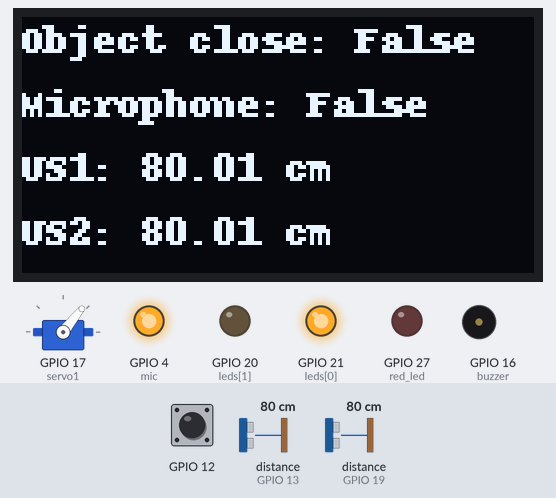
Bench run of a program on a simulated Raspberry Pi (BCM pin numbers). Parts: 128×64 one-colour display, servo, output pins drawn as LEDs (lit = HIGH), buzzer (waves = sounding, pin HIGH). The inputs (shaded band) are chosen by the test bench; at power-on: distance to the obstacle (sensors on GPIO 13, GPIO 19) 80 cm, GPIO 12 LOW. The echo pulse lasts 58.3 µs per cm; the clock reads 2024-03-15 10:24:30 at power-on unless the program sets it; web requests get an empty 200 reply after 0.4 s; servo angles are drawn from the pulse width (0.5 ms = 0°, 2.5 ms = 180°); threads take turns every 2 ms; pins used as bus, display or sensor lines are not drawn; what the program prints to the terminal is not drawn.

Above: at 1.5 s.
1.6 s: distance to the obstacle (sensor on GPIO 13) set to 16 cm
At 3.6 s:
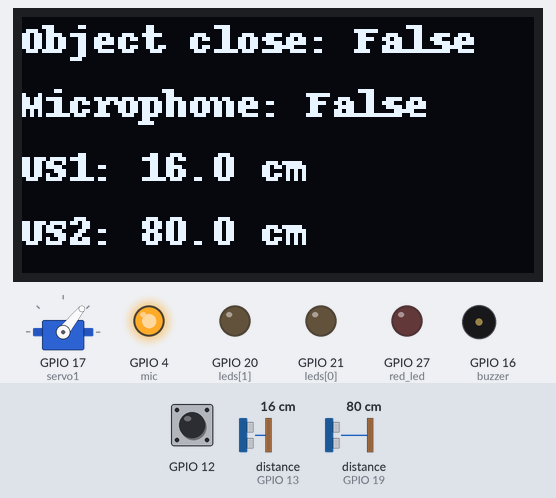
3.7 s: distance to the obstacle (sensor on GPIO 13) set to 12 cm
At 5.6 s:
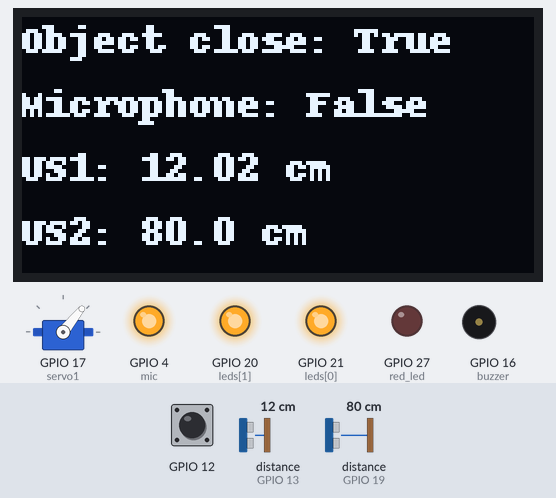
8.0 s: GPIO 12 pulled HIGH for 1.8 s
At 10.2 s:
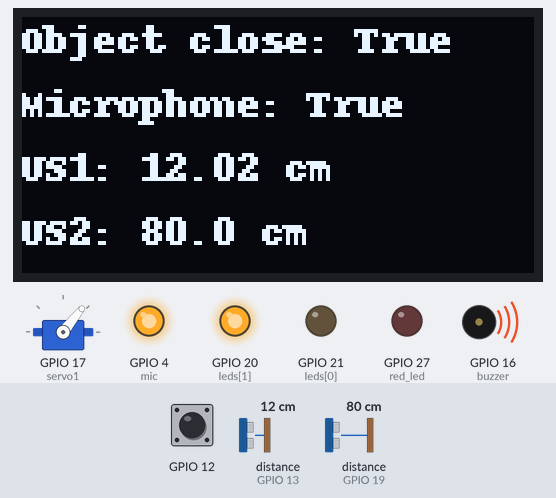
12.3 s: GPIO 12 pulled HIGH for 1.8 s
At 14.6 s:
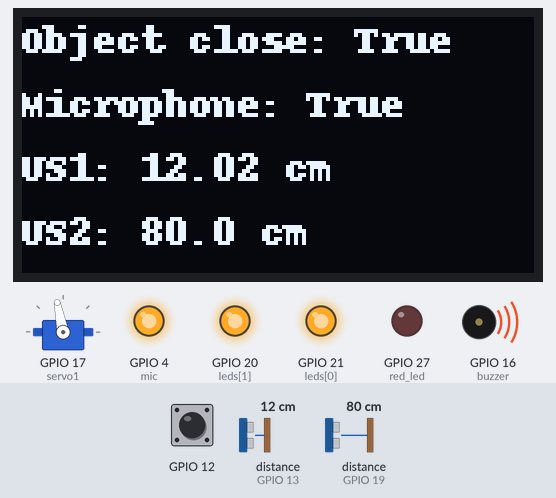
15.6 s: distance to the obstacle (sensor on GPIO 19) set to 2 cm
At 17.7 s:
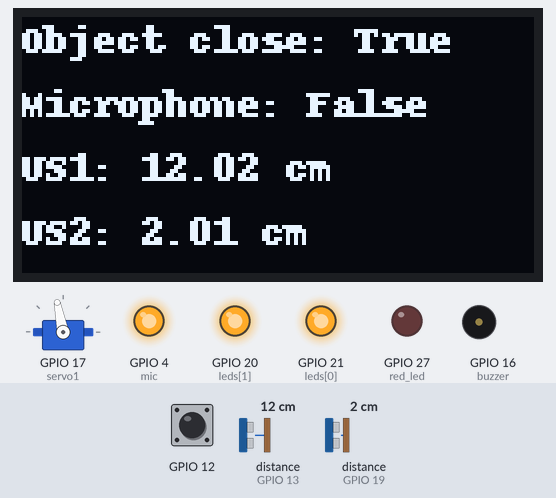
20.3 s: distance to the obstacle (sensor on GPIO 19) set to 4 cm
At 22.2 s:
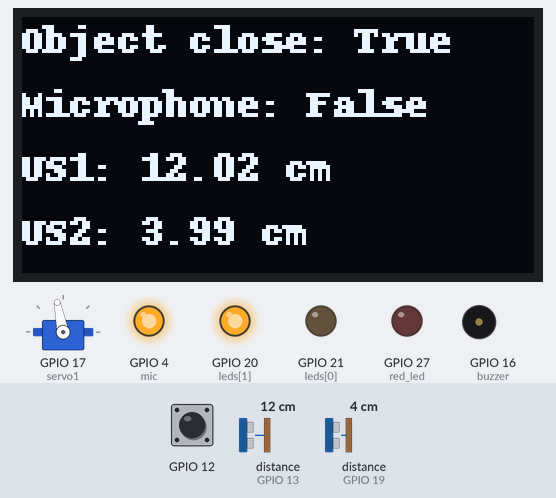
Timing chart, 0 to 24.1 s (numbered marks = the images above; inputs shaded):
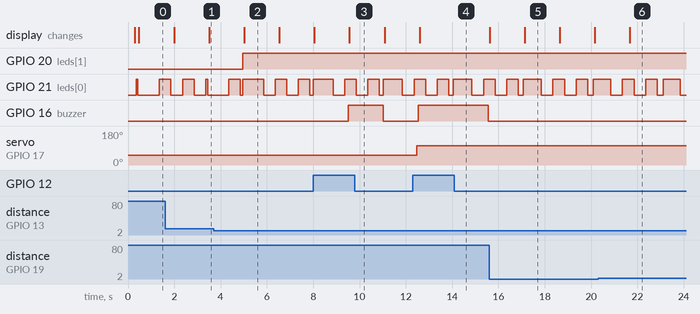

The program:

main.py
```python
import RPi.GPIO as GPIO
import time
import threading

import requests
import json

import motor, microphone, display, ultrasonic

CURR = 0
URL = "localhost:8080/ocitanja"
# URL = "http://192.168.0.52:8080/ocitanja"

GPIO.setmode(GPIO.BCM)
GPIO.setwarnings(False)

leds = [21, 20] # green, red
GPIO.setup(leds,GPIO.OUT)
GPIO.output(leds, GPIO.LOW)

# ultrazvuk 1
GPIO.setup([13, 19], GPIO.IN)
# ultrazvuk 2
GPIO.setup([6, 26], GPIO.OUT)

def status_led(led):
	active = False
	while True:
		GPIO.output(led, active := not(active))
		time.sleep(0.5)

def close_led(us_1, us_2):
	if us_1 < 15 or us_2 < 15:
		GPIO.output(leds, GPIO.HIGH)
		return True
	GPIO.output(leds, GPIO.LOW)
	return False

def send_data(data):
	try:
		response = requests.post(URL, data=json.dumps(data), timeout=0.5)
		if response.status_code == 201:
			# print(f"Uspješno poslan zahtjev: {response.json()}")
			return True
	except requests.exceptions.RequestException as e:
		# print(f"Greška: {e}\nStatus: {response.status_code}")
		return False

def rakija(number):
    return 1000 if number > 1000 else number

def main():
	global CURR
	count = 8
	while True:
		for _ in range(count):
			motor.right()
			us_1 = rakija(ultrasonic.sensor_data(6, 13))
			us_2 = rakija(ultrasonic.sensor_data(26, 19))

			close = close_led(us_1, us_2)
			mic = microphone.lisen()

			info = [f"Object close: {close}", f"Microphone: {mic}" ,f"US1: {us_1} cm", f"US2: {us_2} cm"]
			print(*info)
			display.display_image(info)

			json_data = {
				"datum": time.strftime("%m-%d %H:%M:%S"),
				"us_1": us_1,
				"us_2": us_2,
				"red": int(close),
				"buzzer": int(mic)
			}
			send_data(json_data)

			CURR += 1
			time.sleep(1)


		for _ in range(count):
			motor.left()
			us_1 = rakija(ultrasonic.sensor_data(6, 13))
			us_2 = rakija(ultrasonic.sensor_data(26, 19))

			close = close_led(us_1, us_2)
			mic = microphone.lisen()

			info = [f"Object close: {close}", f"Microphone: {mic}" ,f"US1: {us_1} cm", f"US2: {us_2} cm"]
			print(*info)
			display.display_image(info)

			json_data = {
				"datum": time.strftime("%m-%d %H:%M:%S"),
				# "datum": time.strftime("%Y-%m-%d %H:%M:%S"),
				"us_1": us_1,
				"us_2": us_2,
				"red": int(close),
				"buzzer": int(mic)
			}
			send_data(json_data)


			CURR -= 1
			time.sleep(1)


def setup():
	thread_main = threading.Thread(target=main)
	thread_status = threading.Thread(target=status_led, args=(21,))
	# thread_mic = threading.Thread(target=microphone.lisen)

	thread_main.start()
	thread_status.start()
	# thread_mic.start()

	thread_main.join()
	thread_status.join()
	# thread_mic.join()

if __name__ == "__main__":
	try:
		setup()
	finally:
		print("Cleaning up")
		if CURR > 0:
			for i in range(CURR):
				motor.left()
				time.sleep(0.5)
		else:
			for i in range(abs(CURR)):
				motor.right()
				time.sleep(0.5)
		display.clear_screen()
		GPIO.cleanup()


"""
2 LEDs
2 Ultrasonics
Motor
Buzzer
OLED Display
Microphone
"""
```

motor.py
```python
import RPi.GPIO as GPIO
import time

# Set GPIO numbering mode
GPIO.setmode(GPIO.BCM)
red_led = 27
mic = 4

# Set pin 11 as an output, and define as servo1 as PWM pin
GPIO.setup(17,GPIO.OUT)
GPIO.setup(red_led,GPIO.OUT)
GPIO.setup(mic,GPIO.IN, pull_up_down=GPIO.PUD_DOWN)

servo1 = GPIO.PWM(17,50) # pin 11 for servo1, pulse 50Hz

GPIO.output(red_led, GPIO.LOW)

# Start PWM running, with value of 0 (pulse off)
servo1.start(0)
current = 0

def left():
	servo1.ChangeDutyCycle(2+(110/18))
	time.sleep(0.05)
	servo1.ChangeDutyCycle(0)


def right():
	servo1.ChangeDutyCycle(2+(60/18))
	time.sleep(0.05)
	servo1.ChangeDutyCycle(0)
```

microphone.py
```python
import RPi.GPIO as GPIO
import time

mic = 12
buzzer = 16
GPIO.setmode(GPIO.BCM)
GPIO.setwarnings(False)

GPIO.setup(mic,GPIO.IN, pull_up_down=GPIO.PUD_DOWN)
GPIO.setup(buzzer,GPIO.OUT)

def lisen():
	sound = GPIO.input(mic)
	if sound:
		GPIO.output(buzzer, GPIO.HIGH)
		return True
	GPIO.output(buzzer, GPIO.LOW)
	return False

if __name__ == "__main__":
	while True:
		lisen()
		time.sleep(0.5)
```

display.py
```python
import time
import board
# import gpiozero
import RPi.GPIO as GPIO

from PIL import Image, ImageDraw, ImageFont
import adafruit_ssd1306

# Use gpiozero to control the reset pin
# oled_reset_pin = gpiozero.OutputDevice(4, active_high=False)  # GPIO 4 for reset, active low

RESET_PIN = 4
GPIO.setmode(GPIO.BCM)
GPIO.setup(RESET_PIN, GPIO.OUT)

global draw, oled

# Display Parameters
WIDTH = 128
HEIGHT = 64
BORDER = 5

# Display Refresh
LOOPTIME = 1.0

# Use I2C for communication
i2c = board.I2C()

# Manually reset the display (high -> low -> high for reset pulse)

def reset_oled():
    GPIO.output(RESET_PIN, GPIO.LOW)
    time.sleep(0.1)  # Čekanje 100ms
    GPIO.output(RESET_PIN, GPIO.HIGH)

reset_oled()
reset_oled()
reset_oled()
# oled_reset_pin.on()
# time.sleep(0.1)  # Delay for a brief moment
# oled_reset_pin.off()  # Toggle reset pin low
# time.sleep(0.1)  # Wait for reset
# oled_reset_pin.on()  # Turn reset pin back high

# Create the OLED display object
oled = adafruit_ssd1306.SSD1306_I2C(WIDTH, HEIGHT, i2c, addr=0x3C)
# oled = adafruit_ssd1306.SSD1306_128_64(WIDTH, HEIGHT, i2c, addr=0x3C)

# Clear the display
oled.fill(0)
oled.show()

# Create a blank image for drawing
image = Image.new("1", (oled.width, oled.height))

# Get drawing object to draw on image
draw = ImageDraw.Draw(image)

# Draw a white background
draw.rectangle((0, 0, oled.width, oled.height), outline=0, fill=0)

# font = ImageFont.truetype('PixelOperator.ttf', 16)
font = ImageFont.load_default()

def display_image(array):
	draw.rectangle((0, 0, oled.width, oled.height), outline=0, fill=0)

	# draw.rectangle((0, 0, oled.width, oled.height), outline=0, fill=0)
	a = 0
	for i in array:
		draw.text((0, a), i, font=font, fill=255)
		a += 16
	# draw.text((0, 16), "Heading Angle = 359°", font=font, fill=255)

	# Display the image
	oled.image(image)
	oled.show()

def clear_screen():
	# oled.clear()

	oled.poweroff()
```

ultrasonic.py
```python
import RPi.GPIO as GPIO
import time

# GPIO.setmode(GPIO.BCM)
# GPIO.setwarnings(False)

# # ultrazvuk 1
# PIN_TRIGGER = 6 # Ljubicasta zica
# PIN_ECHO = 13 # Siva

# # # ultrazvuk 2
# PIN_TRIGGER = 26 # crna zica
# PIN_ECHO = 19 # smedja

# GPIO.setup(PIN_ECHO, GPIO.IN)
# GPIO.setup(PIN_TRIGGER, GPIO.OUT)

def sensor_data(PIN_TRIGGER, PIN_ECHO):
	GPIO.output(PIN_TRIGGER, GPIO.LOW)
	time.sleep(0.0001)
	GPIO.output(PIN_TRIGGER, GPIO.HIGH)
	time.sleep(0.0001)
	GPIO.output(PIN_TRIGGER, GPIO.LOW)

	stuck = time.time()
	while GPIO.input(PIN_ECHO)==0 and (time.time() - stuck < 0.03):
		pass
	pulse_start_time = time.time()

	while GPIO.input(PIN_ECHO)==1:
		pass
	pulse_end_time = time.time()

	return round((pulse_end_time - pulse_start_time) * 17150, 2)

if __name__ == "__main__":
	while True:
		a = sensor_data()
		print(a)
		time.sleep(1)
```

Measured:
- the behaviour switches between 15 and 14 cm on distance to the obstacle (sensor on GPIO 13) (found by bisection; images 1 and 2)
- after the input at 1.6 s, the display: first changes after 0.39 s (image 1 shows a later state)
- after the input at 3.7 s, GPIO 20 (leds[1]): LOW → HIGH after 1.3 s; the display: changes after 1.3 s (image 2)
- after the input at 8.0 s, GPIO 16 (buzzer): LOW → HIGH after 1.5 s, → LOW 1.5 s later; the display: first differs from a run without the input after 1.6 s (image 3)
- after the input at 12.3 s, GPIO 16 (buzzer): LOW → HIGH after 0.24 s, → LOW 3.0 s later; the display: changes after 0.30 s (image 4)
- after the input at 20.3 s, the display: changes after 1.4 s (image 6)
- what the display in image 2 shows lasts 1.5 s, from 5.0 s to 6.5 s
